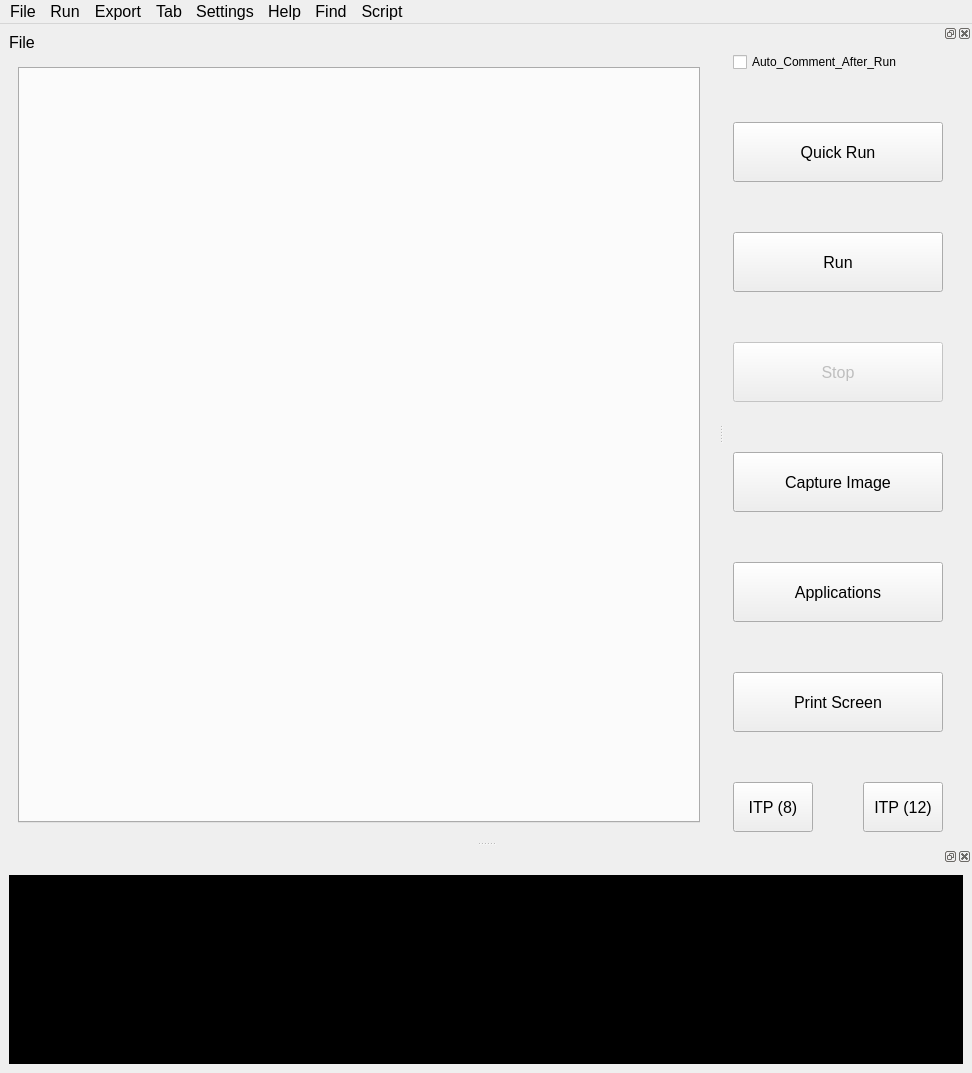
<?xml version="1.0" encoding="UTF-8"?>
<ui version="4.0">
 <class>MainWindow</class>
 <widget class="QMainWindow" name="MainWindow">
  <property name="geometry">
   <rect>
    <x>0</x>
    <y>0</y>
    <width>972</width>
    <height>1073</height>
   </rect>
  </property>
  <property name="windowTitle">
   <string>MainWindow</string>
  </property>
  <widget class="QWidget" name="centralwidget">
   <layout class="QVBoxLayout" name="verticalLayout">
    <item>
     <widget class="QLabel" name="label">
      <property name="font">
       <font>
        <pointsize>12</pointsize>
       </font>
      </property>
      <property name="text">
       <string>File</string>
      </property>
     </widget>
    </item>
    <item>
     <widget class="QStackedWidget" name="stackedWidget">
      <property name="currentIndex">
       <number>0</number>
      </property>
      <widget class="QWidget" name="page">
       <layout class="QVBoxLayout" name="verticalLayout_5">
        <item>
         <widget class="QTabWidget" name="tabWidget">
          <property name="currentIndex">
           <number>-1</number>
          </property>
         </widget>
        </item>
       </layout>
      </widget>
      <widget class="QWidget" name="page_2">
       <layout class="QVBoxLayout" name="verticalLayout_7">
        <item>
         <layout class="QVBoxLayout" name="verticalLayout_6">
          <item>
           <widget class="QLabel" name="label_2">
            <property name="text">
             <string/>
            </property>
            <property name="alignment">
             <set>Qt::AlignLeading|Qt::AlignLeft|Qt::AlignVCenter</set>
            </property>
           </widget>
          </item>
          <item>
           <widget class="QLabel" name="label_3">
            <property name="text">
             <string/>
            </property>
            <property name="alignment">
             <set>Qt::AlignLeading|Qt::AlignLeft|Qt::AlignVCenter</set>
            </property>
           </widget>
          </item>
         </layout>
        </item>
       </layout>
      </widget>
     </widget>
    </item>
   </layout>
  </widget>
  <widget class="QMenuBar" name="menubar">
   <property name="geometry">
    <rect>
     <x>0</x>
     <y>0</y>
     <width>972</width>
     <height>27</height>
    </rect>
   </property>
   <property name="font">
    <font>
     <pointsize>12</pointsize>
    </font>
   </property>
   <widget class="QMenu" name="menuFile">
    <property name="font">
     <font>
      <pointsize>12</pointsize>
     </font>
    </property>
    <property name="title">
     <string>File</string>
    </property>
    <addaction name="actionNew_2"/>
    <addaction name="actionOpen_2"/>
    <addaction name="actionSave_As"/>
    <addaction name="separator"/>
    <addaction name="separator"/>
    <addaction name="separator"/>
    <addaction name="actionClose"/>
   </widget>
   <widget class="QMenu" name="menuRun">
    <property name="title">
     <string>Run</string>
    </property>
    <addaction name="actionQuick_Run"/>
    <addaction name="actionRun_Script"/>
   </widget>
   <widget class="QMenu" name="menuHelp">
    <property name="title">
     <string>Help</string>
    </property>
    <addaction name="actionDocument"/>
   </widget>
   <widget class="QMenu" name="menuExport">
    <property name="title">
     <string>Export</string>
    </property>
    <addaction name="actionEverything_to_Desktop"/>
    <addaction name="actionExport_to_Cloud"/>
    <addaction name="actionOpen_Cloud_Directory"/>
    <addaction name="actionSmart_Export_To_Cloud"/>
    <addaction name="actionSmart_Export_To_Desktop"/>
   </widget>
   <widget class="QMenu" name="menuTab">
    <property name="title">
     <string>Tab</string>
    </property>
    <addaction name="actionNew"/>
    <addaction name="actionOpen_Current"/>
    <addaction name="actionOpen"/>
    <addaction name="actionRemove_Selected_Tab"/>
   </widget>
   <widget class="QMenu" name="menuSettings">
    <property name="title">
     <string>Settings</string>
    </property>
    <addaction name="actionConfig"/>
   </widget>
   <widget class="QMenu" name="menuFind">
    <property name="title">
     <string>Find</string>
    </property>
    <addaction name="actionFind"/>
   </widget>
   <widget class="QMenu" name="menuScrip">
    <property name="title">
     <string>Script</string>
    </property>
    <addaction name="actionOpen_Scripts_Folder"/>
    <addaction name="actionOpen_Script_Runner_For_Testing"/>
    <addaction name="actionOpen_Elan_Folder"/>
    <addaction name="actionOpen_Script_Runner"/>
   </widget>
   <addaction name="menuFile"/>
   <addaction name="menuRun"/>
   <addaction name="menuExport"/>
   <addaction name="menuTab"/>
   <addaction name="menuSettings"/>
   <addaction name="menuHelp"/>
   <addaction name="menuFind"/>
   <addaction name="menuScrip"/>
  </widget>
  <widget class="QDockWidget" name="dockWidget">
   <attribute name="dockWidgetArea">
    <number>2</number>
   </attribute>
   <widget class="QWidget" name="dockWidgetContents">
    <layout class="QVBoxLayout" name="verticalLayout_3">
     <item>
      <layout class="QVBoxLayout" name="verticalLayout_2" stretch="0,0,0,0,0,0,0,0">
       <property name="spacing">
        <number>50</number>
       </property>
       <property name="rightMargin">
        <number>20</number>
       </property>
       <item>
        <widget class="QCheckBox" name="checkBox">
         <property name="text">
          <string>Auto_Comment_After_Run</string>
         </property>
        </widget>
       </item>
       <item>
        <widget class="QPushButton" name="pushButton_8">
         <property name="minimumSize">
          <size>
           <width>200</width>
           <height>60</height>
          </size>
         </property>
         <property name="font">
          <font>
           <pointsize>12</pointsize>
          </font>
         </property>
         <property name="text">
          <string>Quick Run</string>
         </property>
        </widget>
       </item>
       <item>
        <widget class="QPushButton" name="pushButton_6">
         <property name="minimumSize">
          <size>
           <width>200</width>
           <height>60</height>
          </size>
         </property>
         <property name="font">
          <font>
           <pointsize>12</pointsize>
          </font>
         </property>
         <property name="text">
          <string>Run</string>
         </property>
        </widget>
       </item>
       <item>
        <widget class="QPushButton" name="pushButton_7">
         <property name="enabled">
          <bool>false</bool>
         </property>
         <property name="minimumSize">
          <size>
           <width>200</width>
           <height>60</height>
          </size>
         </property>
         <property name="font">
          <font>
           <pointsize>12</pointsize>
          </font>
         </property>
         <property name="text">
          <string>Stop</string>
         </property>
        </widget>
       </item>
       <item>
        <widget class="QPushButton" name="pushButton_4">
         <property name="minimumSize">
          <size>
           <width>200</width>
           <height>60</height>
          </size>
         </property>
         <property name="font">
          <font>
           <pointsize>12</pointsize>
          </font>
         </property>
         <property name="text">
          <string>Capture Image</string>
         </property>
        </widget>
       </item>
       <item>
        <widget class="QPushButton" name="pushButton_5">
         <property name="minimumSize">
          <size>
           <width>200</width>
           <height>60</height>
          </size>
         </property>
         <property name="font">
          <font>
           <pointsize>12</pointsize>
          </font>
         </property>
         <property name="text">
          <string>Applications</string>
         </property>
        </widget>
       </item>
       <item>
        <widget class="QPushButton" name="pushButton">
         <property name="minimumSize">
          <size>
           <width>200</width>
           <height>60</height>
          </size>
         </property>
         <property name="font">
          <font>
           <pointsize>12</pointsize>
          </font>
         </property>
         <property name="text">
          <string>Print Screen</string>
         </property>
        </widget>
       </item>
       <item>
        <layout class="QHBoxLayout" name="horizontalLayout">
         <item>
          <widget class="QPushButton" name="pushButton_3">
           <property name="minimumSize">
            <size>
             <width>0</width>
             <height>50</height>
            </size>
           </property>
           <property name="font">
            <font>
             <pointsize>12</pointsize>
            </font>
           </property>
           <property name="text">
            <string>ITP (8)</string>
           </property>
          </widget>
         </item>
         <item>
          <widget class="QPushButton" name="pushButton_9">
           <property name="minimumSize">
            <size>
             <width>0</width>
             <height>50</height>
            </size>
           </property>
           <property name="font">
            <font>
             <pointsize>12</pointsize>
            </font>
           </property>
           <property name="text">
            <string>ITP (12)</string>
           </property>
          </widget>
         </item>
        </layout>
       </item>
      </layout>
     </item>
    </layout>
   </widget>
  </widget>
  <widget class="QDockWidget" name="dockWidget_2">
   <property name="minimumSize">
    <size>
     <width>89</width>
     <height>200</height>
    </size>
   </property>
   <attribute name="dockWidgetArea">
    <number>8</number>
   </attribute>
   <widget class="QWidget" name="dockWidgetContents_3">
    <layout class="QHBoxLayout" name="horizontalLayout_3">
     <item>
      <widget class="QTextBrowser" name="textEdit">
       <property name="font">
        <font>
         <pointsize>12</pointsize>
        </font>
       </property>
       <property name="styleSheet">
        <string notr="true">color: rgb(85, 255, 12);
background-color: rgb(0, 0, 0);</string>
       </property>
      </widget>
     </item>
    </layout>
   </widget>
  </widget>
  <action name="actionUpdate">
   <property name="text">
    <string>Update</string>
   </property>
  </action>
  <action name="actionOpen">
   <property name="text">
    <string>Open New Tab</string>
   </property>
   <property name="font">
    <font>
     <pointsize>12</pointsize>
    </font>
   </property>
  </action>
  <action name="actionSave">
   <property name="text">
    <string>Save</string>
   </property>
   <property name="font">
    <font>
     <pointsize>12</pointsize>
    </font>
   </property>
  </action>
  <action name="actionClose">
   <property name="text">
    <string>Close Software</string>
   </property>
   <property name="font">
    <font>
     <pointsize>12</pointsize>
    </font>
   </property>
  </action>
  <action name="actionRun_Script">
   <property name="text">
    <string>Run Script</string>
   </property>
   <property name="font">
    <font>
     <pointsize>12</pointsize>
    </font>
   </property>
  </action>
  <action name="actionUpdate_Image_Scripter_2">
   <property name="text">
    <string>Update Image Scripter 2</string>
   </property>
  </action>
  <action name="actionSave_As">
   <property name="text">
    <string>Save As</string>
   </property>
   <property name="font">
    <font>
     <pointsize>12</pointsize>
    </font>
   </property>
  </action>
  <action name="actionNew">
   <property name="text">
    <string>New Tab</string>
   </property>
   <property name="font">
    <font>
     <pointsize>12</pointsize>
    </font>
   </property>
  </action>
  <action name="actionRefresh_AutoComplete">
   <property name="text">
    <string>Refresh AutoComplete</string>
   </property>
  </action>
  <action name="actionQuick_Run">
   <property name="text">
    <string>Quick Run</string>
   </property>
   <property name="font">
    <font>
     <pointsize>12</pointsize>
    </font>
   </property>
  </action>
  <action name="actionDocument">
   <property name="text">
    <string>Document</string>
   </property>
   <property name="font">
    <font>
     <pointsize>12</pointsize>
    </font>
   </property>
  </action>
  <action name="actionEverything_to_Desktop">
   <property name="text">
    <string>Everything to Desktop</string>
   </property>
   <property name="font">
    <font>
     <pointsize>12</pointsize>
    </font>
   </property>
  </action>
  <action name="actionAdd">
   <property name="text">
    <string>Add</string>
   </property>
   <property name="font">
    <font>
     <pointsize>12</pointsize>
    </font>
   </property>
  </action>
  <action name="actionRemove_Selected_Tab">
   <property name="text">
    <string>Remove Selected Tab</string>
   </property>
   <property name="font">
    <font>
     <pointsize>12</pointsize>
    </font>
   </property>
  </action>
  <action name="actionOpen_Current">
   <property name="text">
    <string>Open In This Tab -DANGER-</string>
   </property>
   <property name="font">
    <font>
     <pointsize>12</pointsize>
    </font>
   </property>
  </action>
  <action name="actionConfig">
   <property name="text">
    <string>Config</string>
   </property>
   <property name="font">
    <font>
     <pointsize>12</pointsize>
    </font>
   </property>
  </action>
  <action name="actionOpen_2">
   <property name="text">
    <string>Open</string>
   </property>
  </action>
  <action name="actionNew_2">
   <property name="text">
    <string>New</string>
   </property>
  </action>
  <action name="actionExport_to_Cloud">
   <property name="text">
    <string>Export to Cloud</string>
   </property>
   <property name="font">
    <font>
     <pointsize>12</pointsize>
    </font>
   </property>
  </action>
  <action name="actionOpen_Cloud_Directory">
   <property name="text">
    <string>Open Cloud Directory</string>
   </property>
   <property name="font">
    <font>
     <pointsize>12</pointsize>
    </font>
   </property>
  </action>
  <action name="actionFind">
   <property name="text">
    <string>Find</string>
   </property>
   <property name="font">
    <font>
     <pointsize>12</pointsize>
    </font>
   </property>
  </action>
  <action name="actionOpen_Script_Runner">
   <property name="text">
    <string>Open Script_Runner</string>
   </property>
   <property name="font">
    <font>
     <pointsize>12</pointsize>
    </font>
   </property>
  </action>
  <action name="actionOpen_Scripts_Folder">
   <property name="text">
    <string>Open Scripts Folder</string>
   </property>
   <property name="font">
    <font>
     <pointsize>12</pointsize>
    </font>
   </property>
  </action>
  <action name="actionOpen_Elan_Folder">
   <property name="text">
    <string>Open Elan Folder</string>
   </property>
   <property name="font">
    <font>
     <pointsize>12</pointsize>
    </font>
   </property>
  </action>
  <action name="actionOpen_Script_Runner_For_Testing">
   <property name="text">
    <string>Open Script_Runner For Testing</string>
   </property>
   <property name="font">
    <font>
     <pointsize>12</pointsize>
    </font>
   </property>
  </action>
  <action name="actionSmart_Export_To_Cloud">
   <property name="text">
    <string>Smart Export To Cloud</string>
   </property>
   <property name="font">
    <font>
     <pointsize>12</pointsize>
    </font>
   </property>
  </action>
  <action name="actionSmart_Export_To_Desktop">
   <property name="text">
    <string>Smart Export To Desktop</string>
   </property>
   <property name="font">
    <font>
     <pointsize>12</pointsize>
    </font>
   </property>
  </action>
 </widget>
 <resources/>
 <connections/>
</ui>
